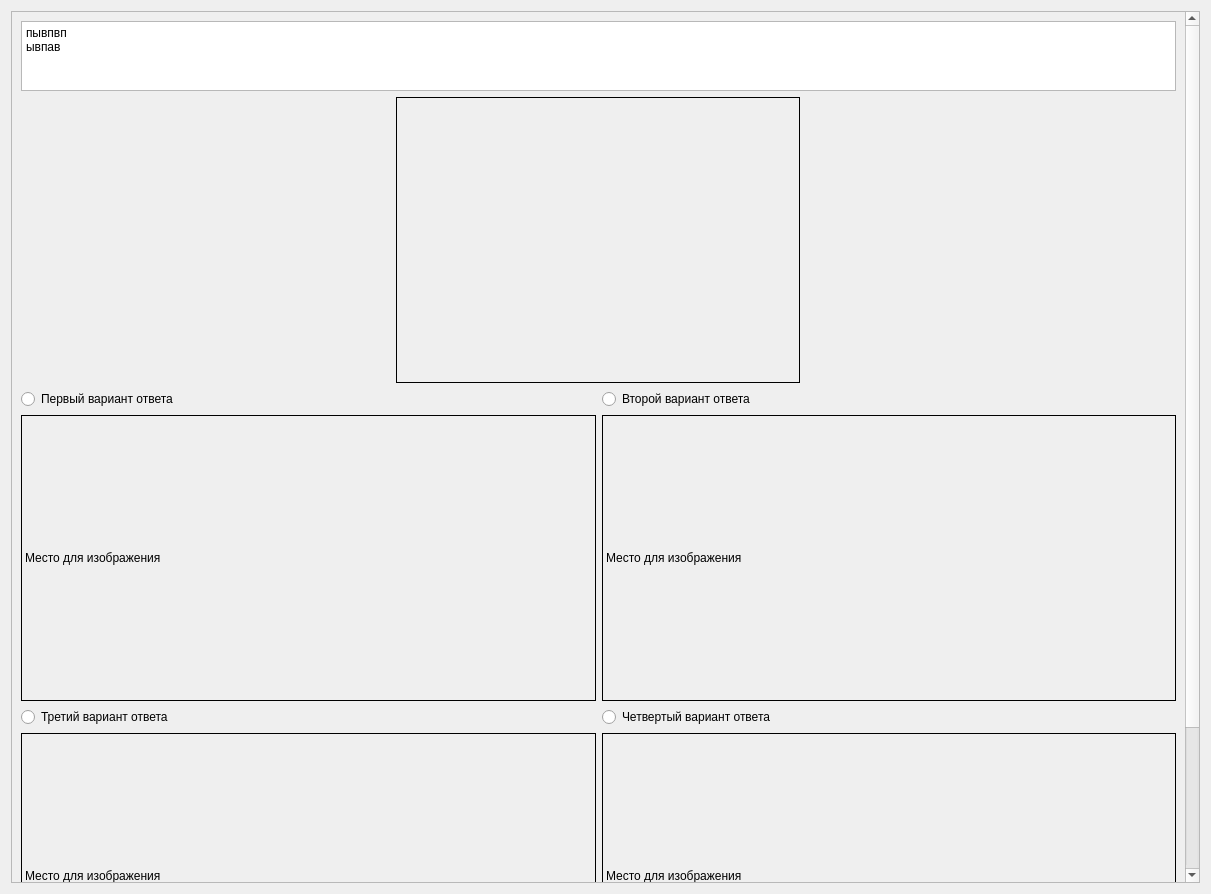
<?xml version="1.0" encoding="UTF-8"?>
<ui version="4.0">
 <class>Form_client_test1</class>
 <widget class="QWidget" name="Form_client_test1">
  <property name="geometry">
   <rect>
    <x>0</x>
    <y>0</y>
    <width>1211</width>
    <height>894</height>
   </rect>
  </property>
  <property name="windowTitle">
   <string>Form</string>
  </property>
  <layout class="QHBoxLayout" name="horizontalLayout_6">
   <item>
    <widget class="QScrollArea" name="scrollArea">
     <property name="maximumSize">
      <size>
       <width>1191</width>
       <height>16777215</height>
      </size>
     </property>
     <property name="verticalScrollBarPolicy">
      <enum>Qt::ScrollBarAsNeeded</enum>
     </property>
     <property name="horizontalScrollBarPolicy">
      <enum>Qt::ScrollBarAsNeeded</enum>
     </property>
     <property name="sizeAdjustPolicy">
      <enum>QAbstractScrollArea::AdjustToContents</enum>
     </property>
     <property name="widgetResizable">
      <bool>true</bool>
     </property>
     <widget class="QWidget" name="scrollAreaWidgetContents">
      <property name="geometry">
       <rect>
        <x>0</x>
        <y>0</y>
        <width>1172</width>
        <height>1056</height>
       </rect>
      </property>
      <layout class="QVBoxLayout" name="verticalLayout_17">
       <item>
        <layout class="QVBoxLayout" name="verticalLayout_16">
         <item>
          <layout class="QVBoxLayout" name="verticalLayout_2">
           <item>
            <layout class="QVBoxLayout" name="verticalLayout">
             <property name="sizeConstraint">
              <enum>QLayout::SetMinAndMaxSize</enum>
             </property>
             <item>
              <widget class="QPlainTextEdit" name="plainTextEdit">
               <property name="plainText">
                <string>пывпвп
ывпав</string>
               </property>
              </widget>
             </item>
            </layout>
           </item>
           <item alignment="Qt::AlignHCenter">
            <widget class="QLabel" name="label_img_question">
             <property name="minimumSize">
              <size>
               <width>404</width>
               <height>286</height>
              </size>
             </property>
             <property name="frameShape">
              <enum>QFrame::Box</enum>
             </property>
             <property name="text">
              <string/>
             </property>
            </widget>
           </item>
          </layout>
         </item>
         <item>
          <layout class="QHBoxLayout" name="horizontalLayout">
           <item>
            <widget class="QRadioButton" name="radioButton_answer1">
             <property name="text">
              <string>Первый вариант ответа</string>
             </property>
            </widget>
           </item>
           <item>
            <widget class="QRadioButton" name="radioButton_answer2">
             <property name="text">
              <string>Второй вариант ответа</string>
             </property>
            </widget>
           </item>
          </layout>
         </item>
         <item>
          <layout class="QHBoxLayout" name="horizontalLayout_2">
           <item>
            <widget class="QLabel" name="label_img_var1">
             <property name="minimumSize">
              <size>
               <width>404</width>
               <height>286</height>
              </size>
             </property>
             <property name="frameShape">
              <enum>QFrame::Box</enum>
             </property>
             <property name="text">
              <string>Место для изображения</string>
             </property>
            </widget>
           </item>
           <item>
            <widget class="QLabel" name="label_img_var3">
             <property name="minimumSize">
              <size>
               <width>404</width>
               <height>286</height>
              </size>
             </property>
             <property name="frameShape">
              <enum>QFrame::Box</enum>
             </property>
             <property name="text">
              <string>Место для изображения</string>
             </property>
            </widget>
           </item>
          </layout>
         </item>
         <item>
          <layout class="QHBoxLayout" name="horizontalLayout_3">
           <item>
            <widget class="QRadioButton" name="radioButton_answer3">
             <property name="text">
              <string>Третий вариант ответа</string>
             </property>
            </widget>
           </item>
           <item>
            <widget class="QRadioButton" name="radioButton_4">
             <property name="text">
              <string>Четвертый вариант ответа</string>
             </property>
            </widget>
           </item>
          </layout>
         </item>
         <item>
          <layout class="QHBoxLayout" name="horizontalLayout_4">
           <item>
            <widget class="QLabel" name="label_img_var2">
             <property name="minimumSize">
              <size>
               <width>404</width>
               <height>286</height>
              </size>
             </property>
             <property name="frameShape">
              <enum>QFrame::Box</enum>
             </property>
             <property name="text">
              <string>Место для изображения</string>
             </property>
            </widget>
           </item>
           <item>
            <widget class="QLabel" name="label_img_var4">
             <property name="minimumSize">
              <size>
               <width>404</width>
               <height>286</height>
              </size>
             </property>
             <property name="frameShape">
              <enum>QFrame::Box</enum>
             </property>
             <property name="text">
              <string>Место для изображения</string>
             </property>
            </widget>
           </item>
          </layout>
         </item>
         <item>
          <layout class="QHBoxLayout" name="horizontalLayout_5">
           <item>
            <widget class="QPushButton" name="pushButton">
             <property name="text">
              <string>Ответить</string>
             </property>
            </widget>
           </item>
           <item>
            <widget class="QLabel" name="label_timer">
             <property name="text">
              <string/>
             </property>
            </widget>
           </item>
          </layout>
         </item>
        </layout>
       </item>
      </layout>
     </widget>
    </widget>
   </item>
  </layout>
 </widget>
 <resources/>
 <connections/>
</ui>
